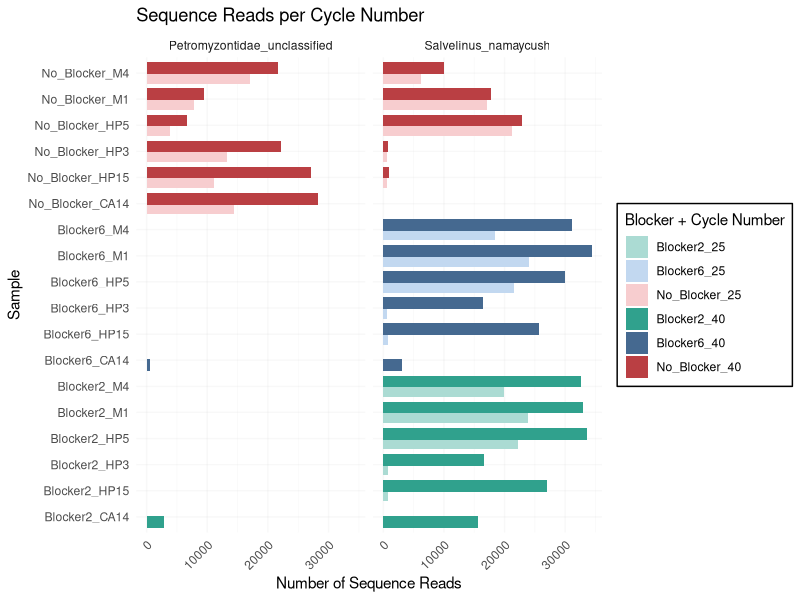
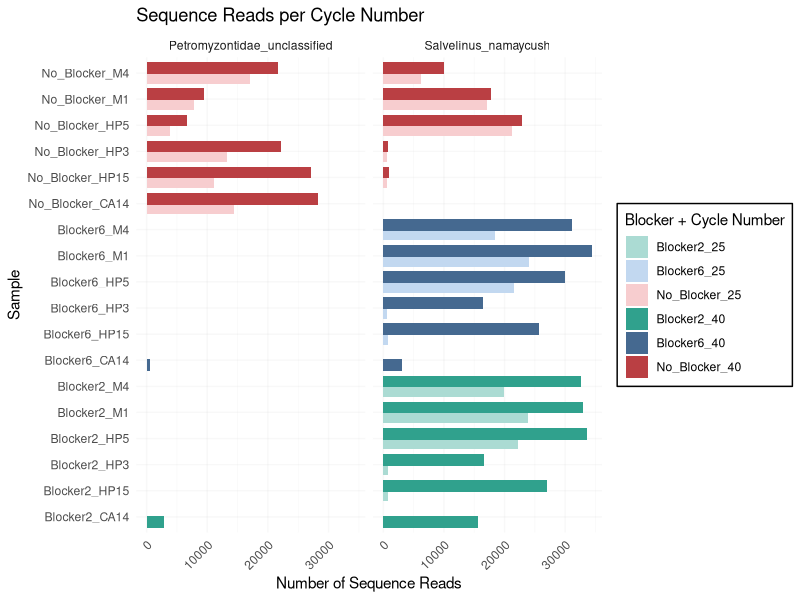

Write the R code that produced these figures, in order.
# Comparison of 25-Cycle Sequences

# libraries
library(tidyverse)
library(readxl)

# data set up

matrix <- read_excel("./12S_SL_BP_Micro.mothur.community.matrix.xls")
# change name of first column to indicate the sample
colnames(matrix)[1] <- "Sample"
matrix1 <- matrix[,1:5]

matrix1$block <- ifelse(grepl("NoBlock", matrix1$Sample), "No", "Yes")
matrix1$cycles <- ifelse(grepl("25", matrix1$Sample), "25", "40")
matrix1 <- matrix1 %>%
  mutate(specific_blocker = case_when(
    grepl("PMBlock_A_C3_H_", Sample) ~ "Blocker1",
    grepl("PMBlock_B_C3_H_", Sample) ~ "Blocker2",
    grepl("PMBlock_A_dT_H_", Sample) ~ "Blocker3",
    grepl("PMBlock_B_dT_H_", Sample) ~ "Blocker4",
    grepl("PMBlock_A_C3", Sample) ~ "Blocker5",
    grepl("PMBlock_B_C3", Sample) ~ "Blocker6",
    grepl("PMBlock_A_dT", Sample) ~ "Blocker7",
    grepl("PMBlock_B_dT", Sample) ~ "Blocker8",
    TRUE ~ "No_Blocker" # default case if none of the above conditions are met
  ))

# elongate for bar charts
matrix_long <- matrix1 %>%
  pivot_longer(cols = c(Salvelinus_namaycush, Catostomus_commersonii, Petromyzontidae_unclassified, Salmonidae_unclassified), 
               names_to = "Species", values_to = "Reads")
# simplify sample and blocker names
matrix_long$Sample <- gsub("\\.12S$", "", matrix_long$Sample)
# matrix_long <- mutate(matrix_long, specific_blocker = str_replace_all(specific_blocker, c("^40_" = "", "^25_" = "")))
# add digestive sample column
matrix_long <- matrix_long %>%
  mutate(Digestive_Sample = case_when(
    grepl("CA14", Sample) ~ "CA14",
    grepl("HP3", Sample) ~ "HP3",
    grepl("HP15", Sample) ~ "HP15",
    grepl("HP5", Sample) ~ "HP5",
    grepl("M1", Sample) ~ "M1",
    grepl("M4", Sample) ~ "M4",
    grepl("M5", Sample) ~ "M5",
    TRUE ~ "NTC" # default case
  ))


# ----------------------------------------------------------
# making a plot to directly compare 25 vs 40 cycle samples
# ----------------------------------------------------------

# filter to just compare 25-cycle samples with respective 40-cycle samples
matrix_long_25comparison <- matrix_long %>%
  filter(specific_blocker %in% c("No_Blocker", "Blocker2", "Blocker6"))

# create new data frame with combination of sample and blocker
matrix_long_25comparison <- matrix_long_25comparison %>%
  mutate(sample_blocker = paste(specific_blocker, Digestive_Sample, sep = "_"))

# NOTE: some of the 25 cycle columns (e.g. Blocker2_CA14 for 25 cycles) because these
# samples were removed during bioinformatic filtering, likely for low read coutnt.

# filter out NTC and M5 and only sea lamprey/lake trout
filtered_matrix_1 <- matrix_long_25comparison %>%
  filter(!str_detect(sample_blocker, "M5")) %>%
  filter(!str_detect(sample_blocker, "NTC")) %>%
  filter(Species %in% c("Petromyzontidae_unclassified", "Salvelinus_namaycush"))

# creating a factor interaction to adjust the colors 
filtered_matrix_2 <- filtered_matrix_1 %>%
  mutate(sample_group = interaction(specific_blocker, cycles, sep = "_"))

# custom color palette where:
#--- light colors = 25 cycles
#--- dark colors = 40 cycles

custom_colors2 <- c(
  "Blocker2_25" = "#abdbd3",     
  "Blocker2_40" = "#30a18d",    
  "Blocker6_25" = "#c2d8f0",     
  "Blocker6_40" = "#456990",     
  "No_Blocker_25" = "#f7cdcf",  
  "No_Blocker_40" = "#ba3f43"    
)

# reverse the factor levels
filtered_matrix_2 <- filtered_matrix_2 %>%
  mutate(sample_blocker = fct_relevel(sample_blocker, rev(levels(sample_blocker))))

# plot
ggplot(filtered_matrix_2, aes(x = sample_blocker, y = Reads, fill = sample_group)) +
  geom_bar(stat="identity", position=position_dodge(width = 0.75, preserve = "single")) + # preserve as some data is missing and this preserves column width
  facet_wrap(~Species) +
  labs(x = "Sample",
       y = "Number of Sequence Reads",
       title = "Sequence Reads per Cycle Number",
       fill = "Blocker + Cycle Number") +
  scale_fill_manual(values = custom_colors2) +
  coord_flip()+
  theme_minimal(base_family = "Helvetica") +
  theme(
    axis.text.x = element_text(angle = 45, hjust = 1),
    legend.position = "right",
    legend.background = element_rect(fill = "white", color = "black"),
    panel.grid.major = element_line(color = alpha("gray", 0.1)),
    panel.grid.minor = element_line(color = alpha("gray", 0.1))
  )

ggsave("cycle_number_sequence_comparison.png", dpi=300, height=4, width=8)

# This only looks at sea lamprey and lake trout -- similar results were shown for the single
# white sucker sample (M5)

# The no blocking primer samples (green) act as a baseline. The goal is to then look
# for differences between 40 and 25 cycle samples in their amplification of both sea
# lamprey and lake trout. Sea lamprey differences were minimal, while lake trout
# amplification was consistently higher in 40 cycle samples. Even detecting lake trout
# in sammples were the 25 cycle sample did not.
